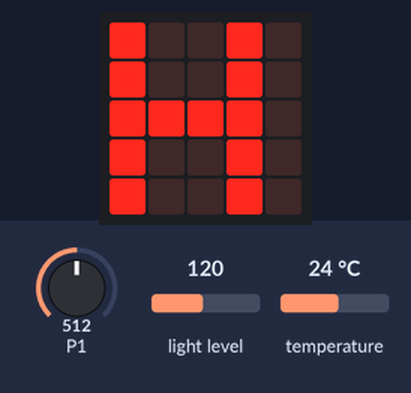
The program below on a simulated BBC micro:bit (MakeCode). On the bench: the board's 5×5 LED display. The inputs (shaded band) are chosen by the test bench; at power-on: P1 = 512, temperature 24 °C, light level 120 (analog values on the 0–1023 scale).

Above: at 1.6 s.
At 4.2 s:
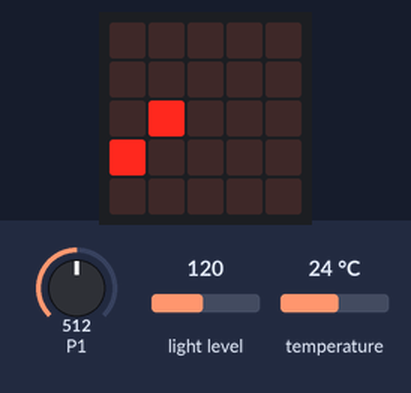
4.3 s: P1 set to 458
6.7 s: P1 set to 425
8.2 s: temperature set to 12 °C
At 11.5 s:
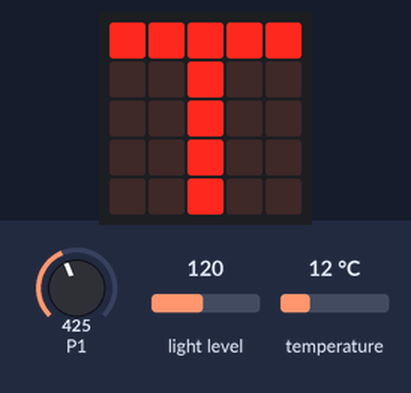
13.8 s: light level set to 5
At 16.1 s:
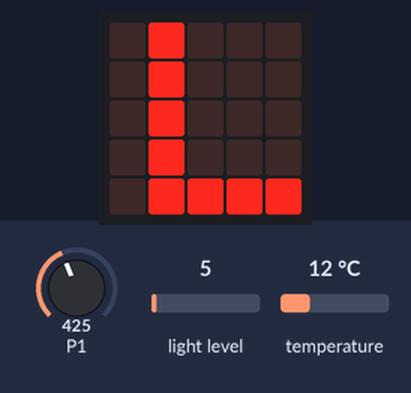
Timing chart, 0 to 17.6 s (numbered marks = the images above; inputs shaded):
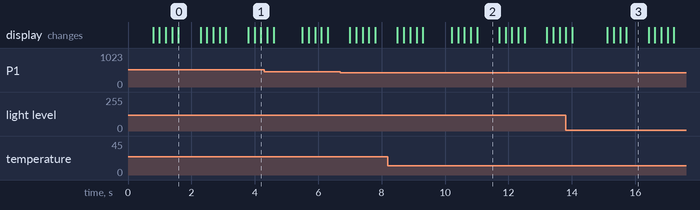

The program:

main.ts
```typescript
function Gestio_lluminositat () {
    if (Lluminositat < 20) {
        Avis_Lluminositat = 1
    } else {
        Avis_Lluminositat = 0
    }
}
function Avisos_pantalla () {
    let Ok_prev = 0
    if (Ok != 0) {
        if (Avis_Lluminositat) {
            images.createImage(`
                . # . . .
                . # . . .
                . # . . .
                . # . . .
                . # # # #
                `).scrollImage(1, 200)
            basic.pause(500)
            images.createImage(`
                . . # . .
                . . # . .
                # . # . #
                . # # # .
                . . # . .
                `).scrollImage(1, 200)
            basic.pause(500)
            images.createImage(`
                . . . . .
                . . . . .
                . . . . .
                . . . . .
                . . . . .
                `).scrollImage(1, 200)
        }
        if (Avis_Humitat) {
            images.createImage(`
                # . . # .
                # . . # .
                # # # # .
                # . . # .
                # . . # .
                `).scrollImage(1, 200)
            basic.pause(500)
            images.createImage(`
                . . # . .
                . . # . .
                # . # . #
                . # # # .
                . . # . .
                `).scrollImage(1, 200)
            basic.pause(500)
            images.createImage(`
                . . . . .
                . . . . .
                . . . . .
                . . . . .
                . . . . .
                `).scrollImage(1, 200)
        }
        if (Avis_Temp_Max) {
            images.createImage(`
                # # # # #
                . . # . .
                . . # . .
                . . # . .
                . . # . .
                `).scrollImage(1, 200)
            basic.pause(500)
            images.createImage(`
                . . # . .
                . # # # .
                # . # . #
                . . # . .
                . . # . .
                `).scrollImage(1, 200)
            basic.pause(500)
            images.createImage(`
                . . . . .
                . . . . .
                . . . . .
                . . . . .
                . . . . .
                `).scrollImage(1, 200)
        } else if (Avis_Temp_Min) {
            images.createImage(`
                # # # # #
                . . # . .
                . . # . .
                . . # . .
                . . # . .
                `).scrollImage(1, 200)
            basic.pause(500)
            images.createImage(`
                . . # . .
                . . # . .
                # . # . #
                . # # # .
                . . # . .
                `).scrollImage(1, 200)
            basic.pause(500)
            images.createImage(`
                . . . . .
                . . . . .
                . . . . .
                . . . . .
                . . . . .
                `).scrollImage(1, 200)
        }
    } else if (Ok == Ok_prev) {
        images.iconImage(IconNames.Happy).showImage(0)
    }
}
function Gestio_humitat () {
    if (Humitat < 35) {
        Avis_Humitat = 1
    } else {
        Avis_Humitat = 0
    }
}
function Gestio_temperatura () {
    if (Temperatura < 30 && Temperatura > 15) {
        Avis_Temp_Max = 0
        Avis_Temp_Min = 0
    } else if (Temperatura > 30) {
        Avis_Temp_Max = 1
    } else if (Temperatura < 15) {
        Avis_Temp_Min = 1
    }
}
function lectura_sensors () {
    if (i < n) {
        Temperatura = Temperatura + input.temperature()
        Lluminositat = Lluminositat + input.lightLevel()
        Humitat = Humitat + pins.analogReadPin(AnalogPin.P1)
        i = i + 1
    }
    if (i == n) {
        Temperatura = Temperatura / n - 3
        Lluminositat = Lluminositat / n
        Humitat = Humitat / n
        Humitat = pins.map(
        Humitat,
        530,
        280,
        0,
        100
        )
        Lluminositat = pins.map(
        Lluminositat,
        0,
        255,
        0,
        100
        )
        Primera_Lectura = 1
        Gestio_lluminositat()
        Gestio_temperatura()
        Gestio_humitat()
        Ok = Avis_Lluminositat + (Avis_Humitat + (Avis_Temp_Max + Avis_Temp_Min))
        Avisos_pantalla()
        wappsto.sendNumberToWappsto(Humitat, 1, WappstoTransmit.ASAP)
        wappsto.sendNumberToWappsto(Lluminositat, 2, WappstoTransmit.ASAP)
        wappsto.sendNumberToWappsto(Temperatura, 3, WappstoTransmit.ASAP)
        Temperatura = 0
        Lluminositat = 0
        Humitat = 0
        i = 0
    }
}
let Temperatura = 0
let Humitat = 0
let Avis_Temp_Min = 0
let Avis_Temp_Max = 0
let Avis_Humitat = 0
let Ok = 0
let Avis_Lluminositat = 0
let Lluminositat = 0
let Primera_Lectura = 0
let i = 0
let n = 0
wappsto.configureName("Semillas-Digitales")
wappsto.configureValue(1, "Humedad", WappstoValueTemplate.Number)
wappsto.configureValue(2, "Lluminositat", WappstoValueTemplate.Light)
wappsto.configureValue(3, "Temperatura", WappstoValueTemplate.Temperature)
n = 20
i = 0
Primera_Lectura = 0
basic.forever(function () {
    lectura_sensors()
})
```

test.ts
```typescript
// les proves van aquí; això no es compilarà quan aquest paquet s'usi com a extensió.
```

Measured:
- after the input at 8.2 s, the display: first differs from a run without the input after 2.0 s (image 2 shows a later state)
- what the display in image 0 shows lasts 0.7 s, from 1.6 s to 2.3 s
